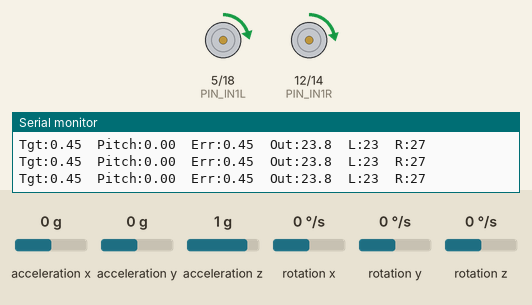
Recording of a sketch running on a simulated ESP32. Shown: motor-driver pin pairs drawn as motors (green arrow = first pin HIGH = forward, orange = second pin HIGH = backward, longer = more drive, scaled by the enable pin), the last lines printed to the serial monitor. Inputs (shaded band) come from the test bench; at power-on: acceleration y 0 g, acceleration z 1 g, rotation y 0 °/s, acceleration x 0 g, rotation x 0 °/s, rotation z 0 °/s.

Above: at 7.8 s.
7.9 s: acceleration y set to -1.4 g
At 9.23 s:
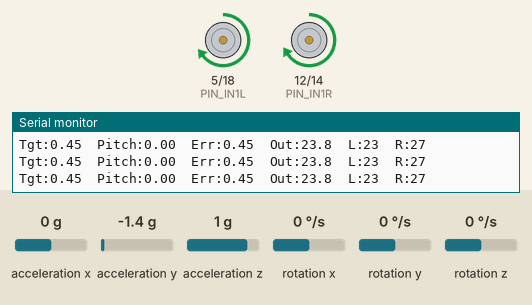
10.8 s: acceleration y set to 0.1 g
13.8 s: acceleration z set to 0.8 g
At 14.7 s:
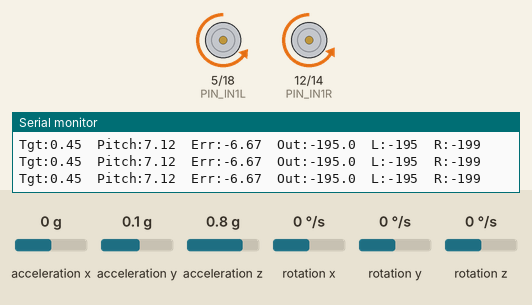
15.3 s: rotation y set to -100 °/s
At 15.53 s:
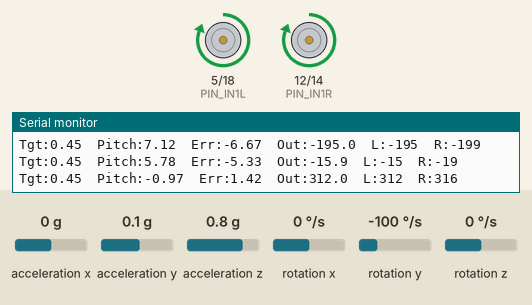
16.9 s: acceleration y set to -0.5 g
18.6 s: acceleration y set to -0.8 g
At 19.0 s:
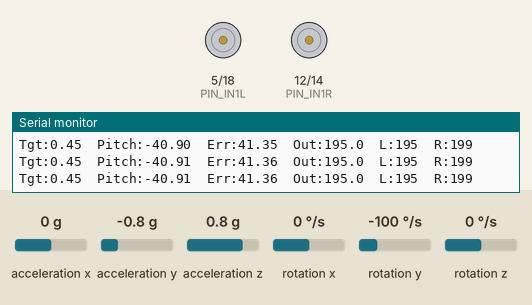
Timing chart, 0 to 21.2 s (numbered marks = the images above; inputs shaded):
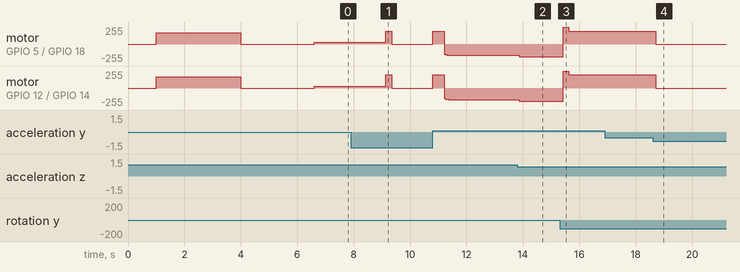

The sketch:

selfbalencing.ino
```cpp
/*
 * SELF-BALANCING 4WD v4.3 – Micro Correction + Always Active
 * Sekarang robot harus langsung bereaksi tanpa harus dimiringin dulu
 */

#include <Arduino.h>
#include <Wire.h>
#include <freertos/FreeRTOS.h>
#include <freertos/task.h>
#include <freertos/semphr.h>
#include <MPU6050.h>

// ====================== PIN 4WD ======================
#define PIN_SDA 21
#define PIN_SCL 22

#define PIN_IN1L 5
#define PIN_IN2L 18
#define PIN_ENL  33

#define PIN_IN1R 12
#define PIN_IN2R 14
#define PIN_ENR  13

#define LEDC_FREQ 20000
#define LEDC_RES  8

// ====================== TUNING (SUDAH DIOPTIMALKAN) ======================
float TARGET_ANGLE = 0.0f;

#define PID_KP         33.0f     // Naik sedikit
#define PID_KI         0.0f      // Masih dimatikan
#define GYRO_DAMP      1.6f
#define INTEGRAL_MAX   35.0f
#define MAX_PWM        195
#define MIN_PWM        6         // Diturunkan drastis
#define CORRECTION_R   4
#define FALL_ANGLE     50.0f

#define MAX_SPEED_LIMIT  40.0f
#define MICRO_BIAS       0.45f   // Bias kecil supaya selalu aktif balancing

// MPU6050 Offset
#define AX_OFFSET -7011
#define AY_OFFSET -6660
#define AZ_OFFSET 8628
#define GX_OFFSET -71
#define GY_OFFSET -64
#define GZ_OFFSET -55

// ====================== SHARED STATE ======================
struct RobotState {
  float pitch = 0.0f;
  float gyroY = 0.0f;
  float pidOutput = 0.0f;
  float pidError = 0.0f;
  bool fallen = false;
};

MPU6050 imu;
SemaphoreHandle_t xMutex;
RobotState gState;

float targetPitch = 0.0f;
bool slowingLock = false;

// ====================== MOTOR ======================
static inline int smoothDeadZone(int spd) {
  if (spd == 0) return 0;
  int a = abs(spd);
  return (spd > 0) ? max(a, MIN_PWM) : -max(a, MIN_PWM);
}

static void motorApply(int spdL, int spdR) {
  if (spdL > 0)      { digitalWrite(PIN_IN1L, HIGH); digitalWrite(PIN_IN2L, LOW); }
  else if (spdL < 0) { digitalWrite(PIN_IN1L, LOW);  digitalWrite(PIN_IN2L, HIGH); }
  else               { digitalWrite(PIN_IN1L, LOW);  digitalWrite(PIN_IN2L, LOW); }
  ledcWrite(PIN_ENL, abs(spdL));

  if (spdR > 0)      { digitalWrite(PIN_IN1R, HIGH); digitalWrite(PIN_IN2R, LOW); }
  else if (spdR < 0) { digitalWrite(PIN_IN1R, LOW);  digitalWrite(PIN_IN2R, HIGH); }
  else               { digitalWrite(PIN_IN1R, LOW);  digitalWrite(PIN_IN2R, LOW); }
  ledcWrite(PIN_ENR, abs(spdR));
}

static void motorStop() {
  motorApply(0, 0);
}

// ====================== TASK IMU ======================
void taskIMU(void* pv) {
  TickType_t wake = xTaskGetTickCount();
  float angle = 0.0f;
  uint32_t lastUs = micros();

  delay(2500);

  for (;;) {
    int16_t ax, ay, az, gx, gy, gz;
    imu.getMotion6(&ax, &ay, &az, &gx, &gy, &gz);

    float accAngle = atan2f((float)ay, (float)az) * RAD_TO_DEG;
    float gyroRate = (float)gy / 131.0f;

    uint32_t now = micros();
    float dt = (float)(now - lastUs) * 1e-6f;
    if (dt <= 0 || dt > 0.05f) dt = 0.002f;
    lastUs = now;

    angle = 0.96f * (angle + gyroRate * dt) + 0.04f * accAngle;

    if (xSemaphoreTake(xMutex, pdMS_TO_TICKS(1)) == pdTRUE) {
      gState.pitch = angle;
      gState.gyroY = gyroRate;
      gState.fallen = (fabsf(angle) > FALL_ANGLE);
      xSemaphoreGive(xMutex);
    }
    vTaskDelayUntil(&wake, pdMS_TO_TICKS(2));
  }
}

// ====================== TASK CONTROL ======================
void taskControl(void* pv) {
  TickType_t wake = xTaskGetTickCount();
  float integral = 0.0f;
  float prevPitch = 0.0f;

  for (;;) {
    float pitch = 0.0f, gyroY = 0.0f;
    bool fallen = false;

    if (xSemaphoreTake(xMutex, pdMS_TO_TICKS(1)) == pdTRUE) {
      pitch = gState.pitch;
      gyroY = gState.gyroY;
      fallen = gState.fallen;
      xSemaphoreGive(xMutex);
    }

    if (fallen) {
      motorStop();
      integral = 0;
      vTaskDelayUntil(&wake, pdMS_TO_TICKS(5));
      continue;
    }

    float newTarget = targetPitch + MICRO_BIAS;   // Bias kecil supaya selalu aktif

    float speedEstimate = (pitch - prevPitch) * 60.0f;

    if (abs(speedEstimate) > MAX_SPEED_LIMIT && !slowingLock) {
      slowingLock = true;
      newTarget += (speedEstimate > 0) ? -0.7f : 0.7f;
    }
    else if (targetPitch == 0.0f && slowingLock) {
      slowingLock = false;
    }

    float error = newTarget - pitch;

    if (fabsf(error) < 25.0f) {
      integral += error * 0.005f;
      integral = constrain(integral, -INTEGRAL_MAX, INTEGRAL_MAX);
    }

    float derivative = -gyroY * GYRO_DAMP;
    float output = (PID_KP * error) + (PID_KI * integral) + derivative;
    output = constrain(output, -MAX_PWM, MAX_PWM);

    // === MICRO CORRECTION ===
    if (fabsf(error) < 2.0f && fabsf(output) > 0) {
      output *= 1.6f;                    // Boost untuk koreksi kecil
    }

    // Kick start jika output sangat kecil tapi tidak nol
    if (abs(output) > 0 && abs(output) < MIN_PWM) {
      output = (output > 0) ? MIN_PWM : -MIN_PWM;
    }

    int spdL = smoothDeadZone((int)output);
    int spdR = smoothDeadZone((int)output + (output >= 0 ? CORRECTION_R : -CORRECTION_R));

    motorApply(spdL, spdR);

    prevPitch = pitch;

    static uint32_t lastPrint = 0;
    if (millis() - lastPrint > 200) {
      Serial.printf("Tgt:%.2f  Pitch:%.2f  Err:%.2f  Out:%.1f  L:%d  R:%d\n",
                    newTarget, pitch, error, output, spdL, spdR);
      lastPrint = millis();
    }

    vTaskDelayUntil(&wake, pdMS_TO_TICKS(5));
  }
}

// ====================== SETUP ======================
void setup() {
  Serial.begin(115200);
  delay(1000);

  Serial.println(F("\n=== SELF-BALANCING 4WD v4.3 - Micro Active Mode ==="));

  xMutex = xSemaphoreCreateMutex();

  ledcAttach(PIN_ENL, LEDC_FREQ, LEDC_RES);
  ledcAttach(PIN_ENR, LEDC_FREQ, LEDC_RES);

  pinMode(PIN_IN1L, OUTPUT); pinMode(PIN_IN2L, OUTPUT);
  pinMode(PIN_IN1R, OUTPUT); pinMode(PIN_IN2R, OUTPUT);
  motorStop();

  // Motor Test
  Serial.println(F("[TEST] 4WD maju 3 detik..."));
  motorApply(170, 170);
  delay(3000);
  motorStop();

  // IMU
  Wire.begin(PIN_SDA, PIN_SCL);
  Wire.setClock(100000);
  imu.initialize();
  delay(100);

  imu.setXAccelOffset(AX_OFFSET);
  imu.setYAccelOffset(AY_OFFSET);
  imu.setZAccelOffset(AZ_OFFSET);
  imu.setXGyroOffset(GX_OFFSET);
  imu.setYGyroOffset(GY_OFFSET);
  imu.setZGyroOffset(GZ_OFFSET);

  delay(2500);
  int16_t ax, ay, az, gx, gy, gz;
  imu.getMotion6(&ax, &ay, &az, &gx, &gy, &gz);
  TARGET_ANGLE = atan2f((float)ay, (float)az) * RAD_TO_DEG;
  targetPitch = TARGET_ANGLE;

  Serial.print(F("[SYS] Target Angle = "));
  Serial.print(TARGET_ANGLE, 2);
  Serial.println("°");

  xTaskCreatePinnedToCore(taskIMU,     "IMU",     4096, NULL, 4, NULL, 1);
  xTaskCreatePinnedToCore(taskControl, "Control", 4096, NULL, 5, NULL, 1);

  Serial.println(F("[SYS] Robot siap! Letakkan tegak → seharusnya langsung aktif balancing"));
}

void loop() {
  vTaskDelay(pdMS_TO_TICKS(10000));
}
```

Measured:
- the behaviour switches between -0.6 and -0.7 g on acceleration y (found by bisection; images 3 and 4)
- after the input at 7.9 s, motor on GPIO 5 (PIN_IN1L) / GPIO 18 (PIN_IN2L): forward 23/255 → forward 194/255 after 1.2 s, → stopped 0.21 s later; motor on GPIO 12 (PIN_IN1R) / GPIO 14 (PIN_IN2R): forward 27/255 → forward 198/255 after 1.2 s, → stopped 0.21 s later
- after the input at 13.8 s, motor on GPIO 5 (PIN_IN1L) / GPIO 18 (PIN_IN2L): backward 172/255 → backward 194/255 after 0.06 s; motor on GPIO 12 (PIN_IN1R) / GPIO 14 (PIN_IN2R): backward 176/255 → backward 198/255 after 0.06 s
- after the input at 15.3 s, motor on GPIO 5 (PIN_IN1L) / GPIO 18 (PIN_IN2L): backward 194/255 → forward 255/255 after 0.13 s, → forward 194/255 0.20 s later; motor on GPIO 12 (PIN_IN1R) / GPIO 14 (PIN_IN2R): backward 198/255 → forward 255/255 after 0.12 s, → forward 198/255 0.21 s later
- after the input at 18.6 s, motor on GPIO 5 (PIN_IN1L) / GPIO 18 (PIN_IN2L): forward 194/255 → stopped after 0.11 s; motor on GPIO 12 (PIN_IN1R) / GPIO 14 (PIN_IN2R): forward 198/255 → stopped after 0.11 s
